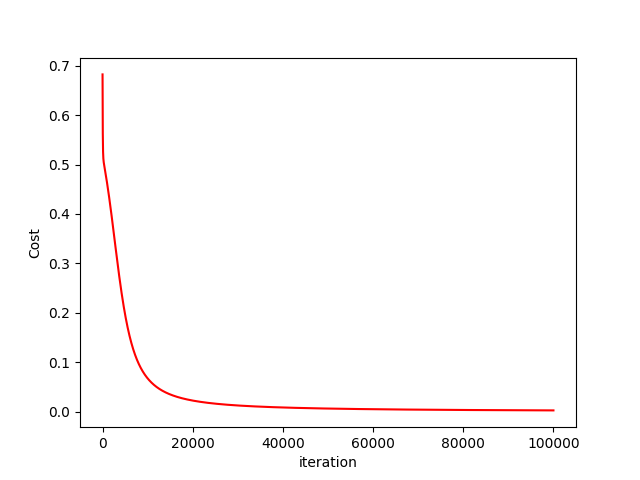

Here is the Python script that generated this plot:
import numpy
from matplotlib import pyplot as plt 

def update(param, gradients, alpha): 
	param["w1"] = param["w1"] - alpha * gradients["dW1"] 
	param["w2"] = param["w2"] - alpha * gradients["dW2"] 
	param["b1"] = param["b1"] - alpha * gradients["db1"] 
	param["b2"] = param["b2"] - alpha * gradients["db2"] 
	return param

def backProp(X_train, Y, cache): 
	m = X_train.shape[1] 
	(Z1, A1, w1, b1, Z2, A2, w2, b2) = cache 
	
	dZ2 = A2 - Y 
	dW2 = numpy.dot(dZ2, A1.T) / m 
	db2 = numpy.sum(dZ2, axis = 1, keepdims = True) 
	
	dA1 = numpy.dot(w2.T, dZ2) 
	dZ1 = numpy.multiply(dA1, A1 * (1- A1)) 
	dW1 = numpy.dot(dZ1, X_train.T) / m 
	db1 = numpy.sum(dZ1, axis = 1, keepdims = True) / m 
	
	gradients = {"dZ2": dZ2, "dW2": dW2, "db2": db2, 
				"dZ1": dZ1, "dW1": dW1, "db1": db1} 
	return gradients

def sigmoid(z): 
	return 1 / (1 + numpy.exp(-z)) 

def forwProp(X_train, Y, param): 
	m = X_train.shape[1] 
	w1 = param["w1"] 
	w2 = param["w2"] 
	b1 = param["b1"] 
	b2 = param["b2"] 

	Z1 = numpy.dot(w1, X_train) + b1 
	A1 = sigmoid(Z1) 
	Z2 = numpy.dot(w2, A1) + b2 
	A2 = sigmoid(Z2) 

	cache = (Z1, A1, w1, b1, Z2, A2, w2, b2) 
	logprobs = numpy.multiply(numpy.log(A2), Y) + numpy.multiply(numpy.log(1 - A2), (1 - Y)) 
	cost = -numpy.sum(logprobs) / m 
	return cost, cache, A2

def annNOR(epoch, X_train, Y, param, losses, alpha):
    for i in range(epoch): 
	    losses[i, 0], cache, A2 = forwProp(X_train, Y, param) 
	    gradients = backProp(X_train, Y, cache) 
	    param = update(param, gradients, alpha) 

def initial(inputs, neuron, output): 
	w1 = numpy.random.randn(neuron, inputs) 
	w2 = numpy.random.randn(output, neuron) 
	b1 = numpy.zeros((neuron, 1)) 
	b2 = numpy.zeros((output, 1)) 
	
	param = {"w1" : w1, "b1": b1, 
				"w2" : w2, "b2": b2} 
	return param

X_train = numpy.array([[0, 0, 1, 1], [0, 1, 0, 1]])
Y = numpy.array([[1, 0, 0, 0]])

neuron = 2
inputs = X_train.shape[0]
output = Y.shape[0]
param = initial(inputs, neuron, output) 
epoch = 100000
alpha = 0.01
losses = numpy.zeros((epoch, 1)) 

print("-----------------Training-------------------")
annNOR(epoch, X_train, Y, param, losses, alpha)
print("Parameters :\n", param)

print("\n-----------------Testing-------------------")
X_test = numpy.array([[0, 0, 1, 1], [1, 0, 0, 1]])
cost, _, A2 = forwProp(X_test, Y, param) 
prediction = (A2 > 0.5) * 1.0
# print(A2)
print("X_test :\n", X_test)
print("Y :", prediction) 

plt.figure() 
plt.plot(losses, color="red") 
plt.xlabel("iteration") 
plt.ylabel("Cost") 
plt.show() 
